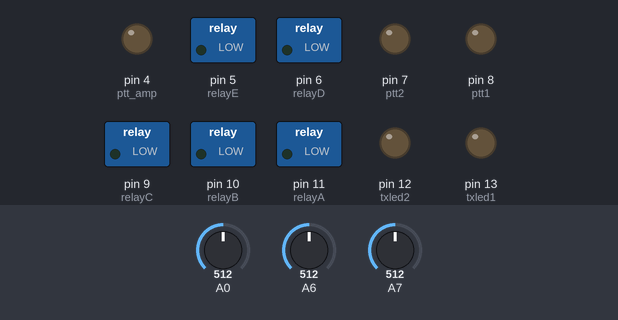
The sketch below on a simulated Arduino Nano, built with avr-gcc and run on an emulated ATmega328P. On the bench: switched loads named in the sketch (green lamp = pin HIGH), output pins drawn as LEDs (lit = HIGH). The test bench sets the inputs (shaded band); at power-on: A6 = 512, A0 = 512, A7 = 512.

Above: at 1.2 s.
1.3 s: A6 set to 736
2.8 s: A6 set to 762
At 4.2 s:
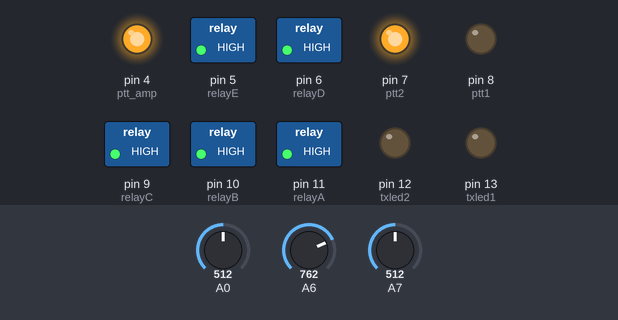
Timing chart, 0 to 5.8 s (numbered marks = the images above; inputs shaded):
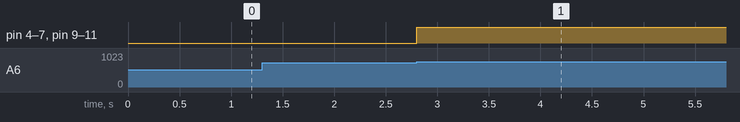

Measured:
- the behaviour switches between 750 and 751 on A6 (found by bisection; images 0 and 1)
- after the input at 1.3 s, every drawn part: stays the same
- after the input at 2.8 s, pin 4 (ptt_amp), pin 5 (relayE), pin 6 (relayD), pin 7 (ptt2), pin 9 (relayC), pin 10 (relayB), pin 11 (relayA): LOW → HIGH at once

The sketch:

inband-interlock.ino
```cpp
  // QUICK DESIGN FOR INTERLOCKING RUN & INBAND RADIOS AND ANT SWITCHING FOR SHARING SINGLE AMPLIFIER
  // 19th November 2022 by 9A6KX for 9A7DX & 9A5Y team!

  // A7 - PTT INPUT RADIO 1
  // A6 - PTT INPUT RADIO 2

static const unsigned int txled1 = 13; // D13 - TX LED RADIO 1
static const unsigned int txled2 = 12; // D12 - TX LED RADIO 2
static const unsigned int relayA = 11; // D11 - RELAY A
static const unsigned int relayB = 10; // D10 - RELAY B
static const unsigned int relayC = 9;  // D9  - RELAY C
static const unsigned int ptt1 = 8;    // D8  - PTT RADIO 1
static const unsigned int ptt2 = 7;    // D7  - PTT RADIO 2
static const unsigned int relayD = 6;  // D6  - RELAY D
static const unsigned int relayE = 5;  // D5  - RELAY E
static const unsigned int ptt_amp = 4; // D4  - PTT AMPLIFIER
static const unsigned int inhibit1= 3; // D3  - INHIBIT RADIO 1
static const unsigned int inhibit2= 2; // D2  - INHIBIT RADIO 2

// SEQUENCER DELAYS - PLEASE READ THIS WITH UNDERSTANDING
unsigned int the_delay = 0;
unsigned int initial_delay = 30;     // 30 ms delay for switching ants / amplifier / radio
/*
You can extend delay if needed - by puting footswitches on both ptt inputs for radio 1 and radio 2 the following way:
1) By pressing PTT input of radio 1 while booting (press footswitch prior than you plug DC power to the board)
   You will add additional 10ms of sequence from relay switchovers to the amplifier and radio PTT - when both TX Leds blink 4 time you can relase footswitch
2) By pressing PTT input of radio 2 while booting (press footswitch prior than you plug DC power to the board)
   You will add additional 20ms of sequence from relay switchovers to the amplifier and radio PTT - when both TX Leds blink 5 time you can relase footswitch
3) By pressing both Radio 1 and Radio 2 PTT intput while booting (press both footswitches prior than you plug DC power to the board)
   You will add additional 20ms of sequence from relay switchovers to the amplifier and radio PTT - when both TX Leds blink 6 time you can relase footswitch
-- You will need to chose delay each time booted as default delay is 30 msec (both TX Leds blink 3 time while booting to indicate 30 ms)

-- The described way allows to adjust delay from 30ms to 40ms, 50ms and even 60ms
-- Tothtsu CX600 12V relay switchover time is 20 msec. Russian REW-14 relay when 27.5V applied also 20msec. Adjust for more if needed.
*/

/*
IMPORTANT NOTES FOR CW:
Set PTT Delay (msec) in N1MM, (DxLog, Win-Test or other) to 47 ms or more - It is used to configure a delay between
the time the PTT signal is switched and CW sending starts, in order to prevent hot-switching when working CW!
(thats for default delay of 30msec - add more if you extend sequencer delay on the startup!!!)
The default sequence is 30msec for relays and then 15 msec between amp and radio keying, so total of 45 msec.
*/


unsigned int ptt_in_1 = 0;
unsigned int ptt_in_2 = 0;
float voltage1 = 0.0;
float voltage2 = 0.0;

unsigned int radio = 0;

// How much time LED will blink depending on selected delay while "booting" up the mcpu
// 3 - 30ms, 4 - 40ms, 5 - 50ms, 6 - 60ms
void ledBlink(int the_delay){
    for (int i=0; i < (the_delay/10); i++){
      digitalWrite(txled1,HIGH);
      digitalWrite(txled2, HIGH);
      delay(the_delay);
      digitalWrite(txled1,LOW);
      digitalWrite(txled2,LOW);
    }
}

void setup() {
  Serial.begin(9600); // for debuging purposes

pinMode(13, OUTPUT); digitalWrite(13,LOW);
pinMode(12, OUTPUT); digitalWrite(13,LOW);
pinMode(11, OUTPUT); digitalWrite(13,LOW);
pinMode(10, OUTPUT); digitalWrite(13,LOW);
pinMode(9, OUTPUT); digitalWrite(13,LOW);
pinMode(8, OUTPUT); digitalWrite(13,LOW);
pinMode(7, OUTPUT); digitalWrite(13,LOW);
pinMode(6, OUTPUT); digitalWrite(13,LOW);
pinMode(5, OUTPUT); digitalWrite(13,LOW);
pinMode(4, OUTPUT); digitalWrite(13,LOW);
pinMode(13, OUTPUT); digitalWrite(13,LOW);
pinMode(13, OUTPUT); digitalWrite(13,LOW);

// Determine delay for sequencer bellow

ptt_in_1 = analogRead(A7);
voltage1 = float(ptt_in_1) / 1023 * 5.0;

ptt_in_2 = analogRead(A6);
voltage2 = float(ptt_in_1) / 1023 * 5.0;

  if(voltage1 < 0.5 and voltage2 < 0.5) {
    the_delay = initial_delay;
    ledBlink(the_delay);
  }
  if(voltage1 > 3.4 && voltage2 < 0.5){
    the_delay = initial_delay + 10;
    ledBlink(the_delay);
  }
  if(voltage1 < 0.5 && voltage2 > 3.4){
    the_delay = initial_delay + 20;
    ledBlink(the_delay);
  }
  if(voltage1 > 3.4 && voltage2 > 3.4){
    the_delay = initial_delay + 10 + 20;
    ledBlink(the_delay);
  }
}

void tx (unsigned int radio_on_tx) {
  unsigned int inhibit = 0;
  unsigned int ptt = 0;
  unsigned int txled = 0;

  if(radio_on_tx==1){ // IF RADIO 1 ENTERS PTT
    inhibit = 2; // INHIBIT RADIO 2
    ptt = 8; // KEY RADIO 1
    txled = 13; // TURN ON TX LED 1
  }
   if(radio_on_tx==2){ // IF RADIO 2 ENTERS PTT
    inhibit = 3; // INHIBIT RADIO 1
    ptt = 7; // KEY RADIO 2
    txled = 11; // TURN ON TX LED 2
  }
  // now enter TX in sequence

  // CLICK A BUNCH OF RELAYS
  digitalWrite(inhibit, HIGH);
  digitalWrite(relayE, HIGH);
  if(radio_on_tx==2) {
  digitalWrite(relayD, HIGH); // this is the relay that selects drive
  }
  digitalWrite(relayC, HIGH);
  digitalWrite(relayB, HIGH);
  digitalWrite(relayA, HIGH);
  digitalWrite(txled,HIGH);

  delay(the_delay); //after switching all relays delay 30-60ms (as set during boot)
  digitalWrite(ptt_amp,HIGH); // PTT for amplifier

  delay(15); // delay 15ms before radio keying
  // this can be edited, but mostly this can be virtually overriden by logger CW delay as without CW no RF going out from radio
  // maybe readjust (add 5-10ms more) for SSB operations if any problems found or intuition tells you so
  digitalWrite(ptt,HIGH); // key the radio
}

void rx(){
  digitalWrite(inhibit1, LOW);
  digitalWrite(inhibit2, LOW);
  digitalWrite(relayE, LOW);
  digitalWrite(relayD, LOW);
  digitalWrite(relayC, LOW);
  digitalWrite(relayB, LOW);
  digitalWrite(relayA, LOW);
  digitalWrite(txled1,LOW);
  digitalWrite(txled2,LOW);
  digitalWrite(ptt_amp,LOW);
  digitalWrite(ptt1,LOW);
  digitalWrite(ptt2,LOW);
  }


void loop() {

  if(analogRead(A7) > 750) { // check if PTT 1 is pressed
    radio = 1;
    while(analogRead(A7 > 750)){ // enter TX sequence and hold while PTT 1 pressed
      tx(radio);
    }
  }
   if(analogRead(A6) > 750) { // check if PTT 2 is pressed
    radio = 2;
    while(analogRead(A7 > 750)){ // enter TX sequence and hold while PTT 1 is pressed
      tx(radio);
    }
  }
  rx();
}
```
